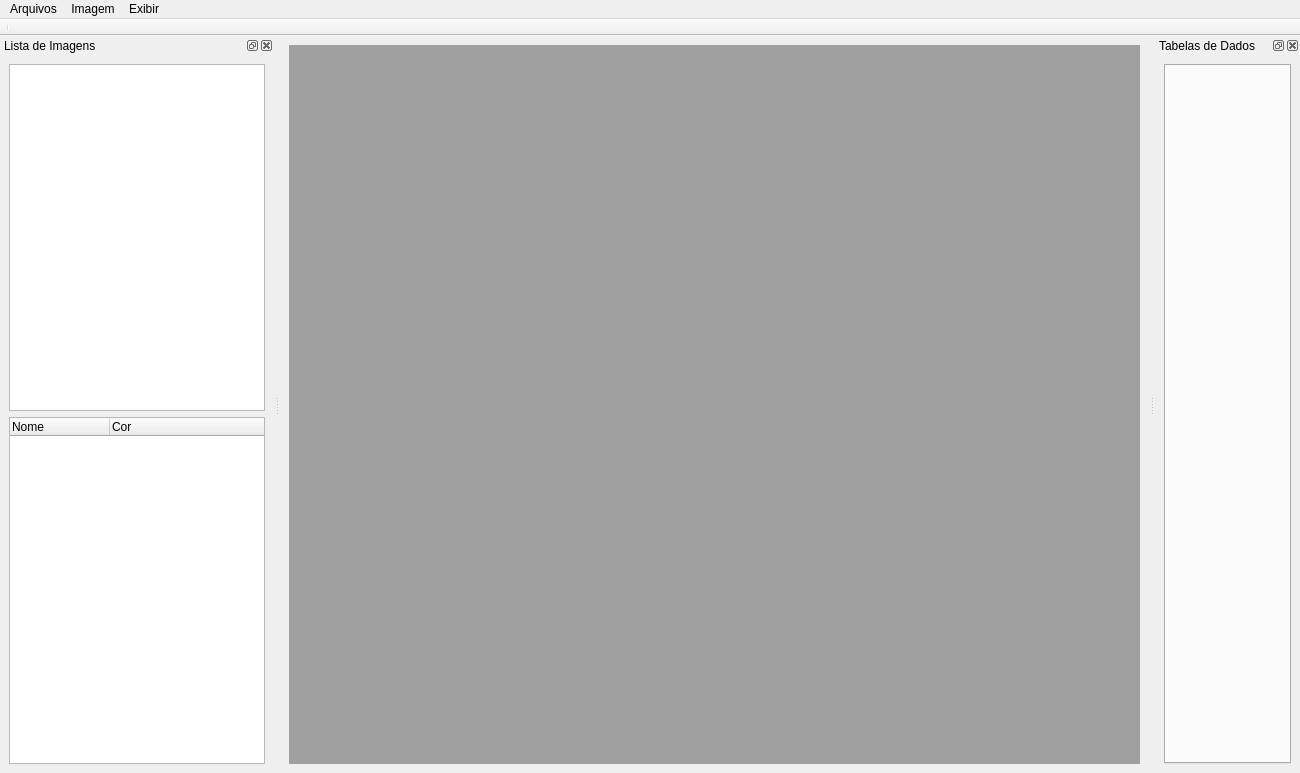
<?xml version="1.0" encoding="UTF-8"?>
<ui version="4.0">
 <class>RockImageUI::RockImageUI</class>
 <widget class="QMainWindow" name="RockImageUI::RockImageUI">
  <property name="geometry">
   <rect>
    <x>0</x>
    <y>0</y>
    <width>1300</width>
    <height>773</height>
   </rect>
  </property>
  <property name="windowTitle">
   <string>RockImage</string>
  </property>
  <property name="dockNestingEnabled">
   <bool>false</bool>
  </property>
  <property name="dockOptions">
   <set>QMainWindow::AllowTabbedDocks|QMainWindow::AnimatedDocks</set>
  </property>
  <widget class="QWidget" name="centralwidget">
   <layout class="QGridLayout" name="gridLayout_2">
    <item row="0" column="1">
     <widget class="QMdiArea" name="openImagesArea">
      <property name="sizePolicy">
       <sizepolicy hsizetype="Expanding" vsizetype="Expanding">
        <horstretch>3</horstretch>
        <verstretch>2</verstretch>
       </sizepolicy>
      </property>
     </widget>
    </item>
   </layout>
  </widget>
  <widget class="QMenuBar" name="menubar">
   <property name="geometry">
    <rect>
     <x>0</x>
     <y>0</y>
     <width>1300</width>
     <height>28</height>
    </rect>
   </property>
   <widget class="QMenu" name="fileMenu">
    <property name="title">
     <string>Arquivos</string>
    </property>
    <addaction name="openImageAction"/>
    <addaction name="saveDataAction"/>
    <addaction name="cleanTableAction"/>
    <addaction name="exitAction"/>
   </widget>
   <widget class="QMenu" name="imageMenu">
    <property name="title">
     <string>Imagem</string>
    </property>
    <widget class="QMenu" name="menuPincel">
     <property name="title">
      <string>Pincel</string>
     </property>
     <addaction name="increaseWidthAction"/>
     <addaction name="decreaseWidthAction"/>
     <addaction name="chooseColorAction"/>
    </widget>
    <addaction name="applyBinarizationAction"/>
    <addaction name="addLayerAction"/>
    <addaction name="removeLayerAction"/>
    <addaction name="menuPincel"/>
   </widget>
   <widget class="QMenu" name="showDockMenu">
    <property name="title">
     <string>Exibir</string>
    </property>
   </widget>
   <addaction name="fileMenu"/>
   <addaction name="imageMenu"/>
   <addaction name="showDockMenu"/>
  </widget>
  <widget class="QToolBar" name="toolBar">
   <property name="windowTitle">
    <string>toolBar</string>
   </property>
   <property name="movable">
    <bool>false</bool>
   </property>
   <property name="floatable">
    <bool>false</bool>
   </property>
   <attribute name="toolBarArea">
    <enum>TopToolBarArea</enum>
   </attribute>
   <attribute name="toolBarBreak">
    <bool>false</bool>
   </attribute>
   <addaction name="separator"/>
  </widget>
  <widget class="QDockWidget" name="imagesListDockWidget">
   <property name="floating">
    <bool>false</bool>
   </property>
   <property name="allowedAreas">
    <set>Qt::AllDockWidgetAreas</set>
   </property>
   <property name="windowTitle">
    <string>Lista de Imagens</string>
   </property>
   <attribute name="dockWidgetArea">
    <number>1</number>
   </attribute>
   <widget class="QWidget" name="imagesListDockWidgetContent">
    <layout class="QGridLayout" name="gridLayout_4">
     <item row="0" column="0">
      <widget class="QListWidget" name="imagesList"/>
     </item>
     <item row="2" column="0">
      <widget class="QTreeWidget" name="imageTree">
       <column>
        <property name="text">
         <string>Nome</string>
        </property>
       </column>
       <column>
        <property name="text">
         <string>Cor</string>
        </property>
       </column>
      </widget>
     </item>
    </layout>
   </widget>
  </widget>
  <widget class="QDockWidget" name="tableTabDockWidget">
   <property name="windowTitle">
    <string>Tabelas de Dados</string>
   </property>
   <attribute name="dockWidgetArea">
    <number>2</number>
   </attribute>
   <widget class="QWidget" name="tableTabDockWidgetContent">
    <layout class="QGridLayout" name="gridLayout_5">
     <item row="0" column="0">
      <widget class="QTabWidget" name="dataTablesTab">
       <property name="sizePolicy">
        <sizepolicy hsizetype="Expanding" vsizetype="Expanding">
         <horstretch>0</horstretch>
         <verstretch>1</verstretch>
        </sizepolicy>
       </property>
       <property name="tabsClosable">
        <bool>true</bool>
       </property>
      </widget>
     </item>
    </layout>
   </widget>
  </widget>
  <action name="openImageAction">
   <property name="text">
    <string>Abrir Imagem</string>
   </property>
   <property name="shortcut">
    <string>Ctrl+O</string>
   </property>
  </action>
  <action name="saveDataAction">
   <property name="text">
    <string>Salvar Dados da Tabela</string>
   </property>
   <property name="shortcut">
    <string>Ctrl+S</string>
   </property>
  </action>
  <action name="cleanTableAction">
   <property name="text">
    <string>Limpar Tabela</string>
   </property>
   <property name="shortcut">
    <string>Ctrl+L</string>
   </property>
  </action>
  <action name="exitAction">
   <property name="text">
    <string>Sair</string>
   </property>
   <property name="shortcut">
    <string>Ctrl+Q</string>
   </property>
  </action>
  <action name="applyBinarizationAction">
   <property name="text">
    <string>Aplicar Binarização</string>
   </property>
   <property name="shortcut">
    <string>Ctrl+B</string>
   </property>
  </action>
  <action name="collectDataAction">
   <property name="icon">
    <iconset>
     <normaloff>:/icons/plus.png</normaloff>:/icons/plus.png</iconset>
   </property>
   <property name="text">
    <string>Coletar Dados</string>
   </property>
   <property name="toolTip">
    <string>Envia dados coletados para a tabela</string>
   </property>
   <property name="shortcut">
    <string>Ctrl+J</string>
   </property>
  </action>
  <action name="changeLabelAction">
   <property name="checkable">
    <bool>true</bool>
   </property>
   <property name="text">
    <string>Alterar Label</string>
   </property>
   <property name="toolTip">
    <string>Altera a label atribuida ao dado coletado</string>
   </property>
   <property name="shortcut">
    <string>Ctrl+;</string>
   </property>
  </action>
  <action name="zoomInAction">
   <property name="text">
    <string>Aproximar</string>
   </property>
   <property name="toolTip">
    <string>Aproximar</string>
   </property>
   <property name="shortcut">
    <string>Ctrl+=</string>
   </property>
  </action>
  <action name="zoomOutAction">
   <property name="text">
    <string>Afastar</string>
   </property>
   <property name="toolTip">
    <string>Afastar</string>
   </property>
   <property name="shortcut">
    <string>Ctrl+-</string>
   </property>
  </action>
  <action name="closeAllAction">
   <property name="text">
    <string>Fechar Todas Janelas</string>
   </property>
   <property name="toolTip">
    <string>Fecha todas as janelas na área de trabalho</string>
   </property>
   <property name="shortcut">
    <string>Ctrl+X</string>
   </property>
  </action>
  <action name="showDataTableAction">
   <property name="checkable">
    <bool>true</bool>
   </property>
   <property name="checked">
    <bool>false</bool>
   </property>
   <property name="text">
    <string>Tabela de Dados</string>
   </property>
  </action>
  <action name="showImageListAction">
   <property name="checkable">
    <bool>true</bool>
   </property>
   <property name="checked">
    <bool>false</bool>
   </property>
   <property name="text">
    <string>Lista de Imagens</string>
   </property>
  </action>
  <action name="addLayerAction">
   <property name="text">
    <string>Adicionar Camada</string>
   </property>
   <property name="shortcut">
    <string>Ctrl+K</string>
   </property>
  </action>
  <action name="removeLayerAction">
   <property name="text">
    <string>Remover Camanda</string>
   </property>
   <property name="shortcut">
    <string>Ctrl+,</string>
   </property>
  </action>
  <action name="increaseWidthAction">
   <property name="text">
    <string>Aumentar Largura</string>
   </property>
   <property name="shortcut">
    <string>Ctrl+[</string>
   </property>
  </action>
  <action name="decreaseWidthAction">
   <property name="text">
    <string>Diminuir Largura</string>
   </property>
   <property name="shortcut">
    <string>Ctrl+]</string>
   </property>
  </action>
  <action name="chooseColorAction">
   <property name="text">
    <string>Escolher Color</string>
   </property>
  </action>
  <zorder>tableTabDockWidget</zorder>
  <zorder>imagesListDockWidget</zorder>
 </widget>
 <resources/>
 <connections/>
</ui>
